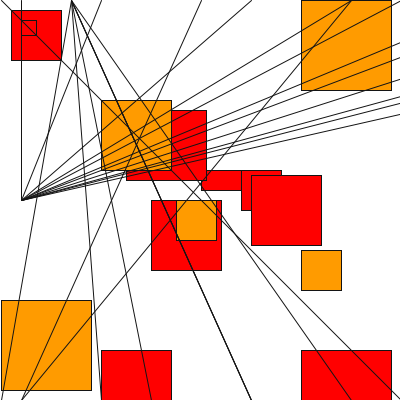
Frame 1 (no input)
Frame 60 (the mouse pressed at the canvas centre just before this capture): identical to frame 1, image omitted
Frame 120 (the mouse held since frame 60 and released just before this capture): identical to frame 1, image omitted

The Processing sketch that drew this single still picture (run headless with seeded random() and noise(); from frame 60 on, the mouse is pressed at the canvas centre):

// Processing sketch: processing_86136
// ── processing_86136.pde

void setup() {
   size(400,400);
}

void draw() {
  background(255);
fill(255,0,0);
translate(1,0);
stroke(20);
rect(10,10,50,50);
rect(20,20,15,15);
line(20,0,20,200);
rect(200,170,50,20);
rect(125,110,80,70);
rect(240,170,40,40);
rect(300,350,90,90);
rect(250,175,70,70);
rect(150,200,70,70);
rect(100,350,70,70); 
  fill(255,155,0);
  rect(175,200,40,40);
  rect(100,100,70,70);
  rect(300,250,40,40);
  rect(300,0,90,90);
  rect(0,300,90,90);
  line(0,0,400,400);
line(550,0,20,200);
line(100,0,20,200);
line(250,0,20,200);
line(350,0,20,200);
line(400,0,20,200);
line(900,0,20,200);
line(500,0,20,200);
line(645,0,20,200);
line(750,0,20,200);
line(800,0,20,200);
line(70,0,0,400);
line(200,0,20,400);
line(350,0,20,400);
line(70,0,250,400);
line(70,0,250,400);
line(70,0,250,400);
line(70,0,100,400);
line(70,0,150,400);
line(70,0,350,400);

  
}
